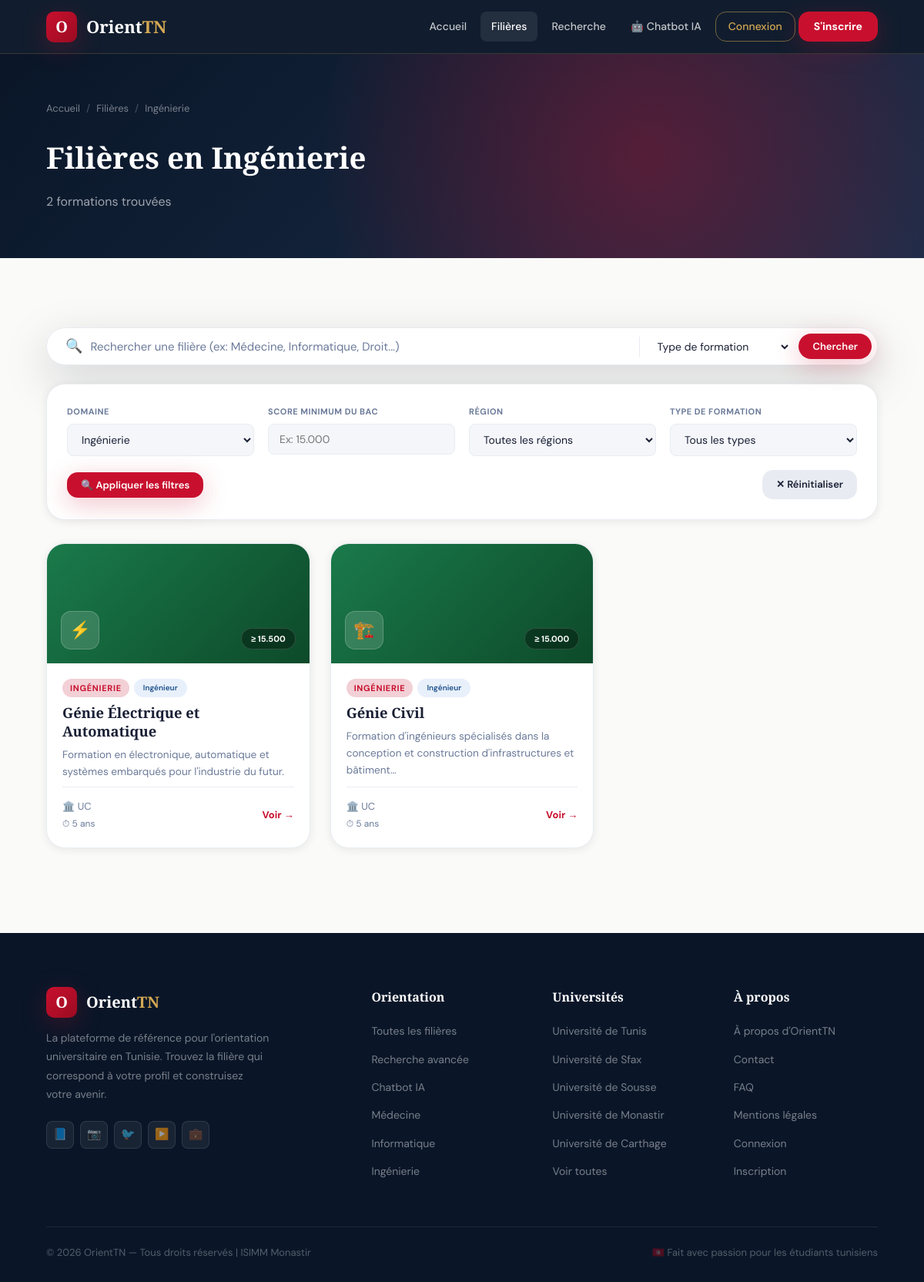
The page /filieres.php?domaine=Ingénierie on the database as committed earlier.
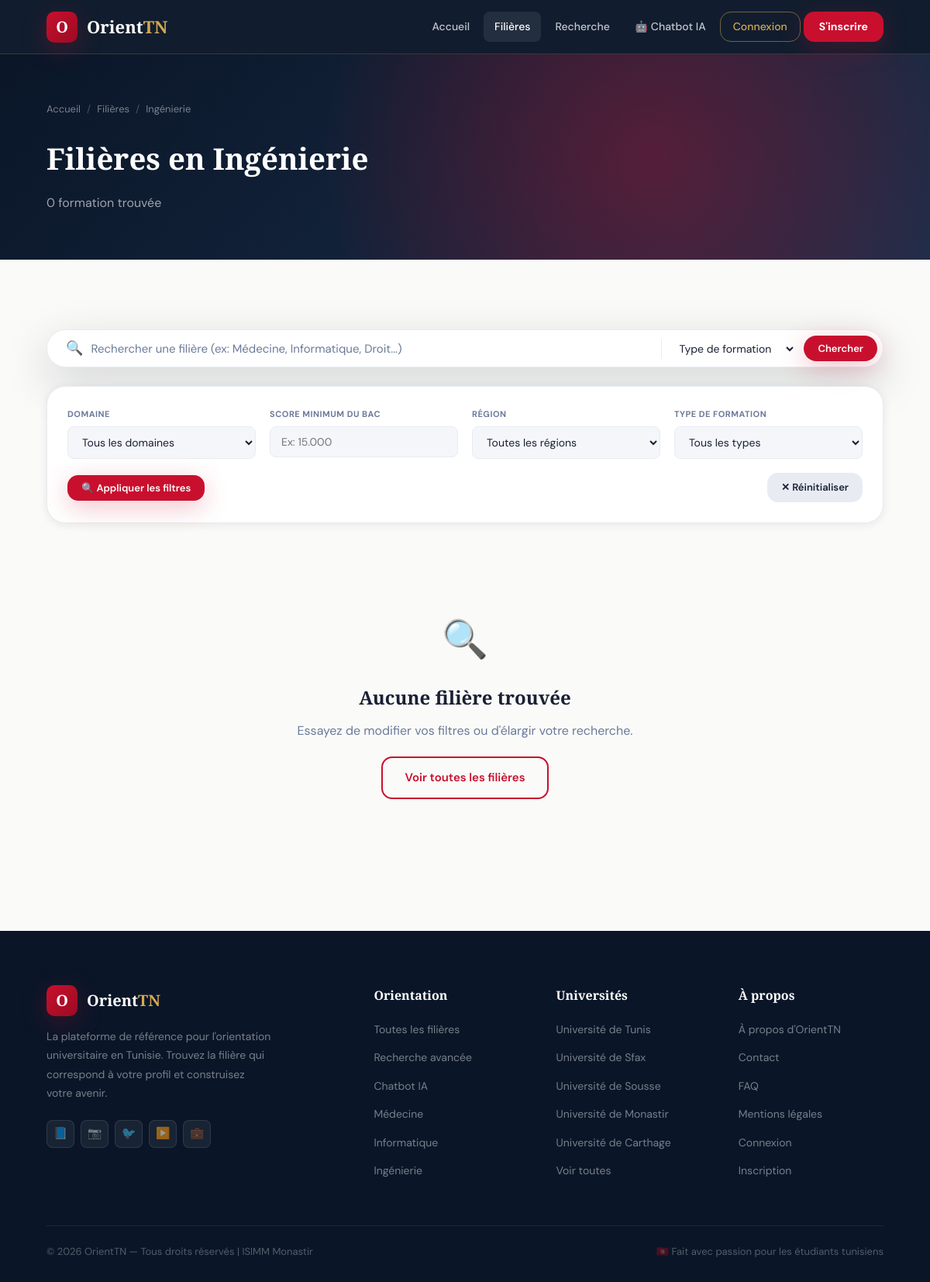
The same page on the database as committed later.
### tables this page shows
CREATE TABLE filieres (
    id              INT PRIMARY KEY AUTO_INCREMENT,
    code_orientation VARCHAR(10) NOT NULL UNIQUE COMMENT 'Code 5 chiffres du guide officiel',
    titre           VARCHAR(200) NOT NULL,
    domaine         VARCHAR(100) NOT NULL,
    type_formation  VARCHAR(100),
    description     TEXT,
    description_longue TEXT,
    debouches       JSON,
    matieres        JSON,
    universite_id   INT,
    score_min       DECIMAL(6,2) NOT NULL COMMENT 'Score min sur 210',
    score_moyen     DECIMAL(6,2),
    score_max       DECIMAL(6,2),
    capacite        INT,
    duree           TINYINT DEFAULT 3,
    langue          VARCHAR(60),
    formule_calcul  VARCHAR(100) COMMENT 'Formule de calcul du score (ex: FG+M)',
    bac_requis      VARCHAR(200) COMMENT 'Sections du bac acceptées',
    icon            VARCHAR(10),
    couleur_classe  VARCHAR(20) DEFAULT 'ct-def',
    statut          ENUM('active','inactive') DEFAULT 'active',
    created_at      DATETIME DEFAULT NOW(),
    updated_at      DATETIME DEFAULT NOW() ON UPDATE NOW(),
    FOREIGN KEY (universite_id) REFERENCES universites(id),
    INDEX idx_score    (score_min),
    INDEX idx_domaine  (domaine),
    INDEX idx_statut   (statut)
);

CREATE TABLE universites (
    id              INT PRIMARY KEY AUTO_INCREMENT,
    nom             VARCHAR(200) NOT NULL,
    sigle           VARCHAR(60),
    gouvernorat_id  INT,
    type            ENUM('publique','privée') DEFAULT 'publique',
    site_web        VARCHAR(200),
    created_at      DATETIME DEFAULT NOW(),
    FOREIGN KEY (gouvernorat_id) REFERENCES gouvernorats(id)
);

### config.php (called while the page is built, shortened)
<?php
function esc($conn, $val) {
    return $conn->real_escape_string(trim($val));
}

### filieres.php (the view, shortened to what the changed rows need)
<?php
require('config.php');
$domaine  = isset($_GET['domaine'])  ? esc($conn, $_GET['domaine'])  : '';
$page     = max(1, (int)($_GET['page'] ?? 1));
$per_page = 12;
$offset   = ($page - 1) * $per_page;
$where = ["f.statut = 'active'"];
if ($domaine) $where[] = "f.domaine = '$domaine'";
$whereSQL = implode(' AND ', $where);
$join = "LEFT JOIN universites u ON f.universite_id = u.id
         LEFT JOIN gouvernorats g ON u.gouvernorat_id = g.id";
$total_res  = $conn->query("SELECT COUNT(*) as c FROM filieres f $join WHERE $whereSQL");
$total_rows = $total_res->fetch_assoc()['c'];
$filieres = $conn->query("
    SELECT f.*, u.sigle as univ_sigle, u.nom as univ_nom, g.nom as gouvernorat
    FROM filieres f $join
    WHERE $whereSQL
    ORDER BY f.score_min DESC
    LIMIT $per_page OFFSET $offset
")->fetch_all(MYSQLI_ASSOC);
$domaines_list = $conn->query("SELECT DISTINCT domaine FROM filieres WHERE statut='active' ORDER BY domaine")->fetch_all(MYSQLI_ASSOC);
?>
<!DOCTYPE html>
<html lang="fr">
<head>
    <link rel="stylesheet" href="style.css">
</head>
<body>
<div class="detail-banner" style="padding:60px;">
    <div class="container" style="position:relative;z-index:1;">
        <div class="breadcrumb">
            <a href="index.php">Accueil</a>
            <span class="sep">/</span>
            <span>Filières</span>
            <?php if($domaine): ?>
                <span class="sep">/</span>
                <span><?= htmlspecialchars($domaine) ?></span>
            <?php endif; ?>
        </div>
        <h1 style="font-family:var(--font-display);font-size:2.4rem;color:white;font-weight:700;margin-bottom:12px;">
            <?= $domaine ? "Filières en " . htmlspecialchars($domaine) : "Toutes les filières" ?>
        </h1>
        <p style="color:rgba(255,255,255,0.6);font-size:1rem;">
            <?= $total_rows ?> formation<?= $total_rows>1?'s':'' ?> trouvée<?= $total_rows>1?'s':'' ?>
        </p>
    </div>
</div>
<section class="section">
    <div class="container">
        <div class="filter-panel">
            <form method="GET" id="filterForm">
                <div class="filter-row">
                    <div class="fld">
                        <label>Domaine</label>
                        <select name="domaine" onchange="document.getElementById('filterForm').submit()">
                            <option value="">Tous les domaines</option>
                            <?php foreach($domaines_list as $d): ?>
                                <option value="<?= htmlspecialchars($d['domaine']) ?>" <?= $domaine===$d['domaine']?'selected':'' ?>>
                                    <?= htmlspecialchars($d['domaine']) ?>
                                </option>
                            <?php endforeach; ?>
                        </select>
                    </div>
                </div>
            </form>
        </div>
        <?php if(empty($filieres)): ?>
        <div style="text-align:center;padding:80px 20px;color:var(--gray-text);">
            <div style="font-size:3rem;margin-bottom:16px;">🔍</div>
            <h3 style="font-family:var(--font-display);font-size:1.5rem;color:var(--text);margin-bottom:10px;">Aucune filière trouvée</h3>
            <p>Essayez de modifier vos filtres ou d'élargir votre recherche.</p>
            <a href="filieres.php" class="btn btn-outline" style="margin-top:20px;">Voir toutes les filières</a>
        </div>
        <?php else: ?>
        <div class="grid-auto" style="margin-bottom:20px;">
            <?php foreach($filieres as $i => $f): ?>
            <article class="filiere-card reveal" style="animation-delay:<?= ($i%4)*0.08 ?>s">
                <div class="card-top <?= htmlspecialchars($f['couleur_classe']) ?>">
                    <div class="card-icon"><?= $f['icon'] ?></div>
                    <span class="card-score">≥ <?= number_format($f['score_min'],3) ?></span>
                </div>
                <div class="card-body">
                    <div style="display:flex;gap:6px;flex-wrap:wrap;">
                        <span class="card-chip"><?= htmlspecialchars($f['domaine']) ?></span>
                        <?php if($f['type_formation']): ?>
                            <span class="chip chip-blue" style="font-size:10px;"><?= htmlspecialchars($f['type_formation']) ?></span>
                        <?php endif; ?>
                    </div>
                    <h3 class="card-title"><?= htmlspecialchars($f['titre']) ?></h3>
                    <p class="card-desc"><?= htmlspecialchars(mb_strimwidth($f['description'],0,100,'…')) ?></p>
                    <div class="card-footer">
                        <div>
                            <div class="card-region">🏛️ <?= htmlspecialchars($f['univ_sigle'] ?? 'N/A') ?></div>
                            <?php if($f['duree']): ?>
                                <div style="font-size:12px;color:var(--gray-text);margin-top:3px;">⏱ <?= $f['duree'] ?> ans</div>
                            <?php endif; ?>
                        </div>
                        <a href="detail.php?id=<?= $f['id'] ?>" class="card-link">Voir →</a>
                    </div>
                </div>
            </article>
            <?php endforeach; ?>
        </div>
        <?php endif; ?>
    </div>
</section>
</body>
</html>

Rows that differ between the two databases and show on the page:
no longer on this page (row edited): filieres: icon "⚡", score_min "15.500", domaine "INGÉNIERIE", type_formation "Ingénieur", titre "Génie Électrique et Automatique", description "Formation en électronique, automatique et systèmes embarqués pour l'industrie du futur.", universite.sigle "UC", duree "5"
no longer on this page (row edited): filieres: icon "🏗️", score_min "15.000", domaine "INGÉNIERIE", type_formation "Ingénieur", titre "Génie Civil", description "Formation d'ingénieurs spécialisés dans la conception et construction d'infrastructures et bâtiment…", universite.sigle "UC", duree "5"
Other text that changed with them:
$total_rows: "2" → "0"
form field domaine: "Ingénierie" → "Tous les domaines"
text no longer shown: "s s"
text now shown: "🔍 Aucune filière trouvée Essayez de modifier vos filtres ou d'élargir votre recherche. Voir toutes les filières"
